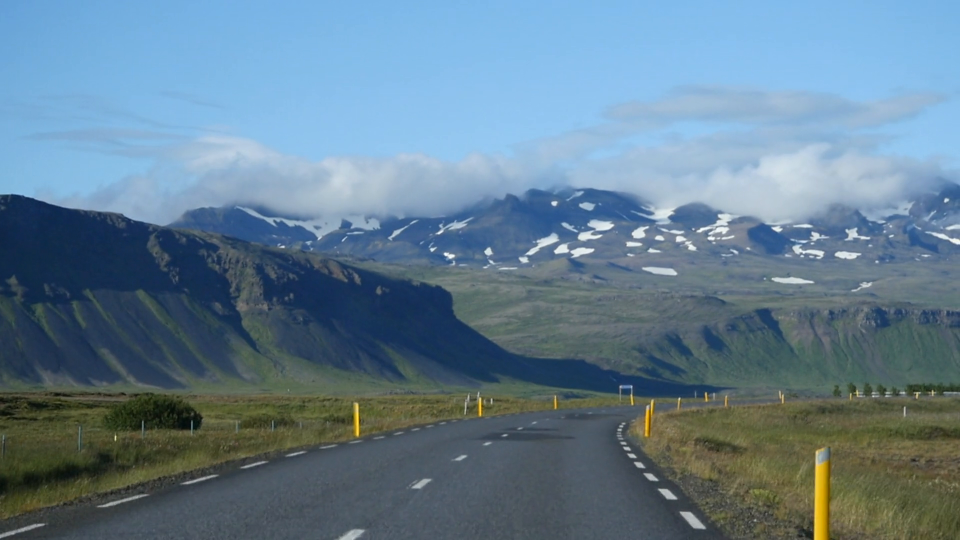
#> input picture frame 15 of sample videos/vac.mp4, 1920 x 1080 px, given in place of traffic.mp4, which was not available (shown at 1/2 size)
$ python traffic.py
#> lines starting #> are read from the running program, lines starting #| are printed output that depends on the picture; pictures that were not available may be replaced by others from this repository, and a replacement may not be noted
import cv2
import numpy as np
import pandas as pd

cap = cv2.VideoCapture("traffic.mp4")


fgbg = cv2.createBackgroundSubtractorMOG2(history=100, varThreshold=40)


line_y = 450
offset = 6
vehicle_count = 0

detections = []


def get_center(x, y, w, h):
    return (x + w // 2, y + h // 2)

while True:
    ret, frame = cap.read()
#> frame is the input picture: shape (1080, 1920, 3); mean B, G, R 143.9, 125.9, 99.4
    if not ret:
        break

    frame = cv2.resize(frame, (800, 600))
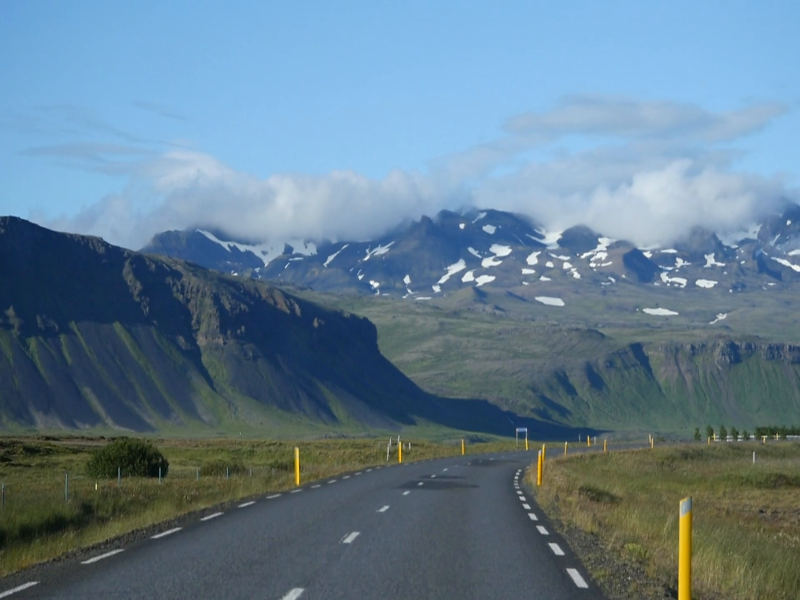
#> frame: shape (600, 800, 3); mean B, G, R 143.8, 125.8, 99.3
    roi = frame[200:600, 100:800]
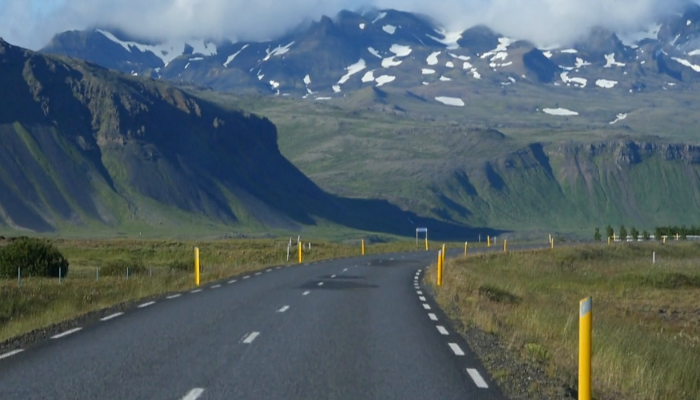
#> roi: shape (400, 700, 3); mean B, G, R 105.3, 98.8, 83.8

    mask = fgbg.apply(roi)
#> mask: shape (400, 700); every value is 127
    _, mask = cv2.threshold(mask, 250, 255, cv2.THRESH_BINARY)
#> mask: shape (400, 700); every value is 0
    mask = cv2.morphologyEx(mask, cv2.MORPH_OPEN, np.ones((3,3), np.uint8))
    mask = cv2.morphologyEx(mask, cv2.MORPH_CLOSE, np.ones((11,11), np.uint8))

    contours, _ = cv2.findContours(mask, cv2.RETR_TREE, cv2.CHAIN_APPROX_SIMPLE)
#> contours = []

    cv2.line(roi, (0, line_y - 200), (800, line_y - 200), (0, 0, 255), 2)
    for (i, c) in enumerate(contours):
        (x, y, w, h) = cv2.boundingRect(c)
        if w < 40 or h < 40:
            continue

        center = get_center(x, y, w, h)
        detections.append(center)
        cv2.rectangle(roi, (x, y), (x + w, y + h), (0, 255, 0), 2)
#> this loop made 0 passes
#> after the loop, detections = []

    for (x, y) in detections:
        if (line_y - offset) < (y + 200) < (line_y + offset):
            vehicle_count += 1
            detections.remove((x, y))

        cv2.putText(roi, f"Vehicles: {vehicle_count}", (10, 30),
                cv2.FONT_HERSHEY_SIMPLEX, 1, (255, 255, 255), 2)
#> after the loop, vehicle_count = 0


    if vehicle_count < 10:
        level = "LOW"
        color = (0, 255, 0)
    elif vehicle_count < 25:
        level = "MEDIUM"
        color = (0, 255, 255)
    else:
        level = "HIGH"
        color = (0, 0, 255)

    cv2.putText(roi, f"Congestion: {level}", (10, 70),
                cv2.FONT_HERSHEY_SIMPLEX, 1, color, 2)
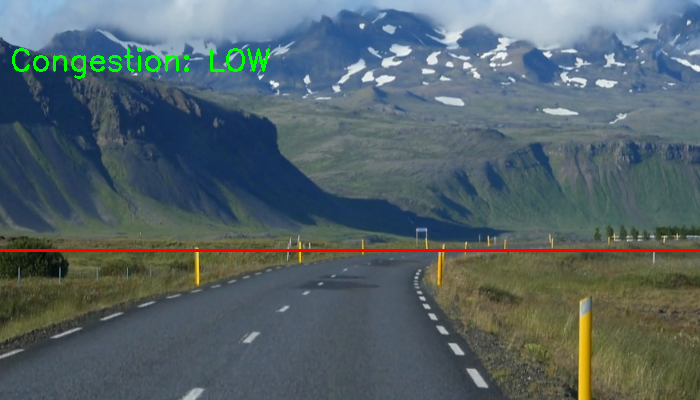
#> roi: shape (400, 700, 3); mean B, G, R 104, 99.1, 84.7

    cv2.imshow("Traffic Detector", roi)

    if cv2.waitKey(30) == 27:
#> (key Esc is pressed here)
        break

cap.release()
cv2.destroyAllWindows()

$ run again, starting later in the video
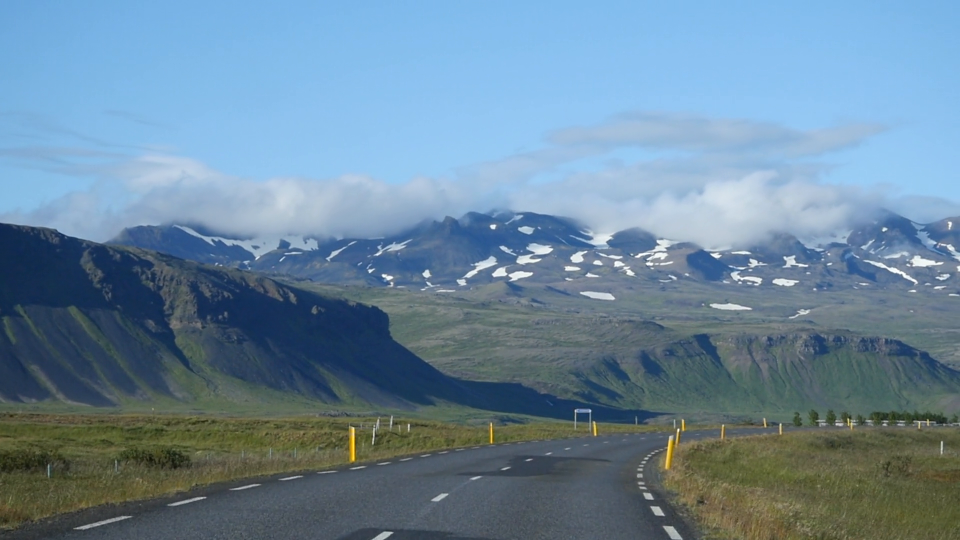
#> input picture frame 71 of sample videos/vac.mp4, 1920 x 1080 px, given in place of traffic.mp4, which was not available (shown at 1/2 size)
#> frame is the input picture: shape (1080, 1920, 3); mean B, G, R 154.7, 134.3, 106.3
#> `frame = cv2.resize(frame, (800, 600))`:
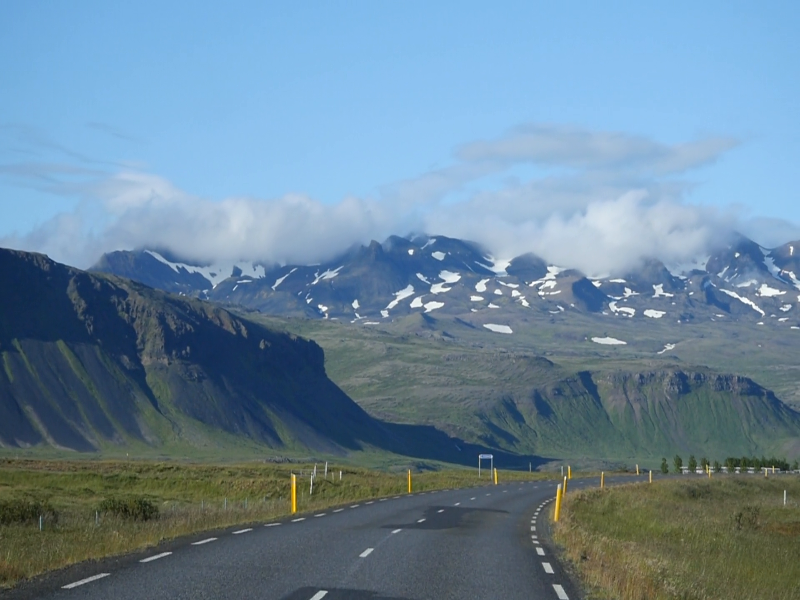
#> frame: shape (600, 800, 3); mean B, G, R 154.7, 134.2, 106.2
#> contours = []
#> after the loop `for (x, y) in detections:`: vehicle_count = 0
#> `cv2.putText(roi, f"Congestion: {level}", (10, 70), cv2.FONT_HERSHEY_SI..`:
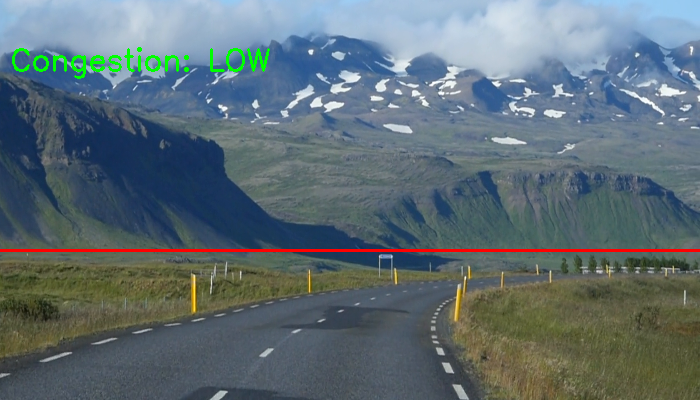
#> roi: shape (400, 700, 3); mean B, G, R 116.2, 109.5, 94

$ run again, starting later in the video
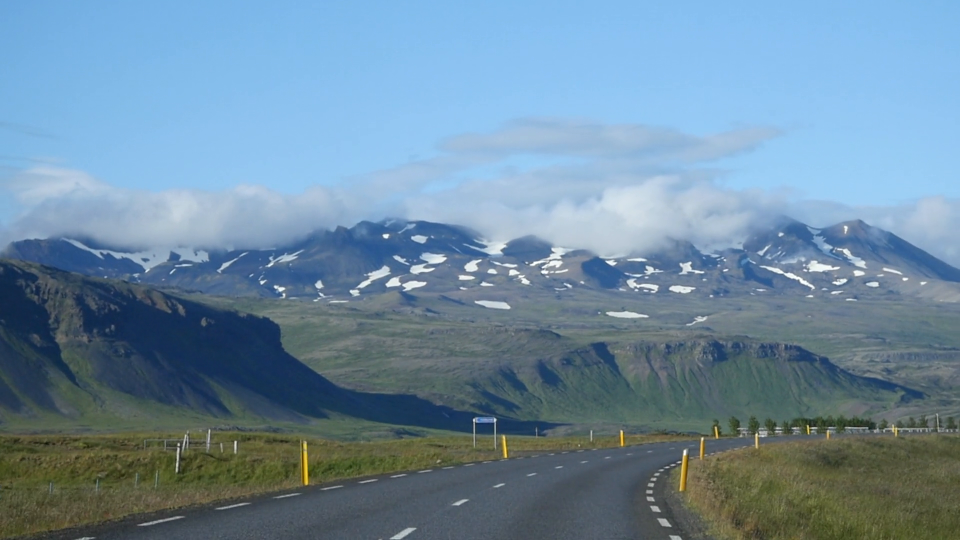
#> input picture frame 126 of sample videos/vac.mp4, 1920 x 1080 px, given in place of traffic.mp4, which was not available (shown at 1/2 size)
#> frame is the input picture: shape (1080, 1920, 3); mean B, G, R 159, 138.2, 109.2
#> `frame = cv2.resize(frame, (800, 600))`:
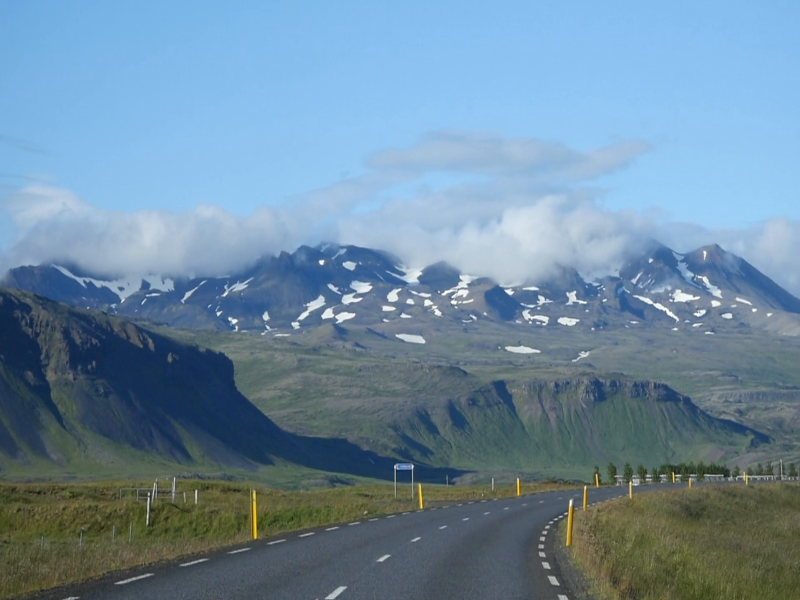
#> frame: shape (600, 800, 3); mean B, G, R 159, 138.2, 109.2
#> contours = []
#> after the loop `for (x, y) in detections:`: vehicle_count = 0
#> `cv2.putText(roi, f"Congestion: {level}", (10, 70), cv2.FONT_HERSHEY_SI..`:
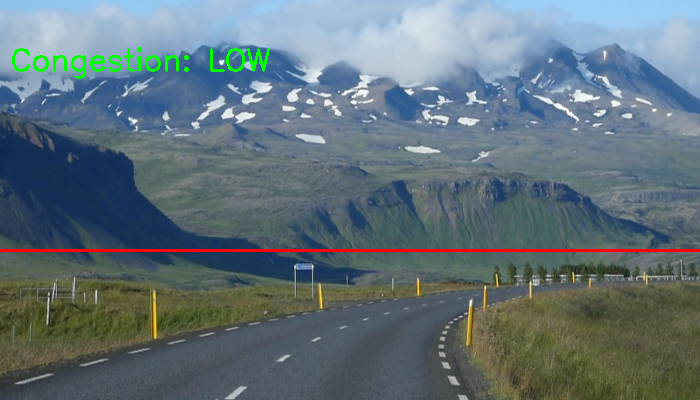
#> roi: shape (400, 700, 3); mean B, G, R 121.5, 114.1, 97.3
